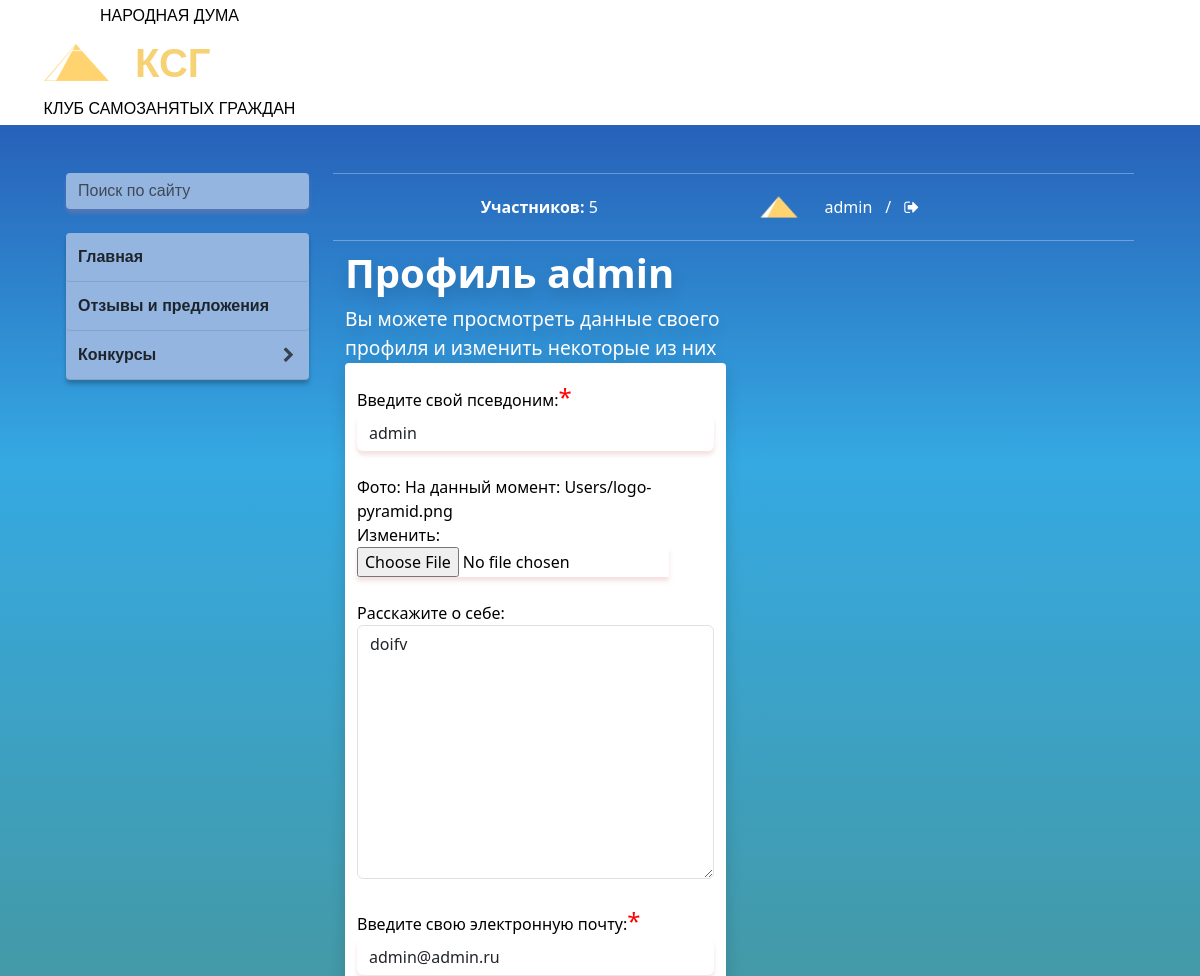
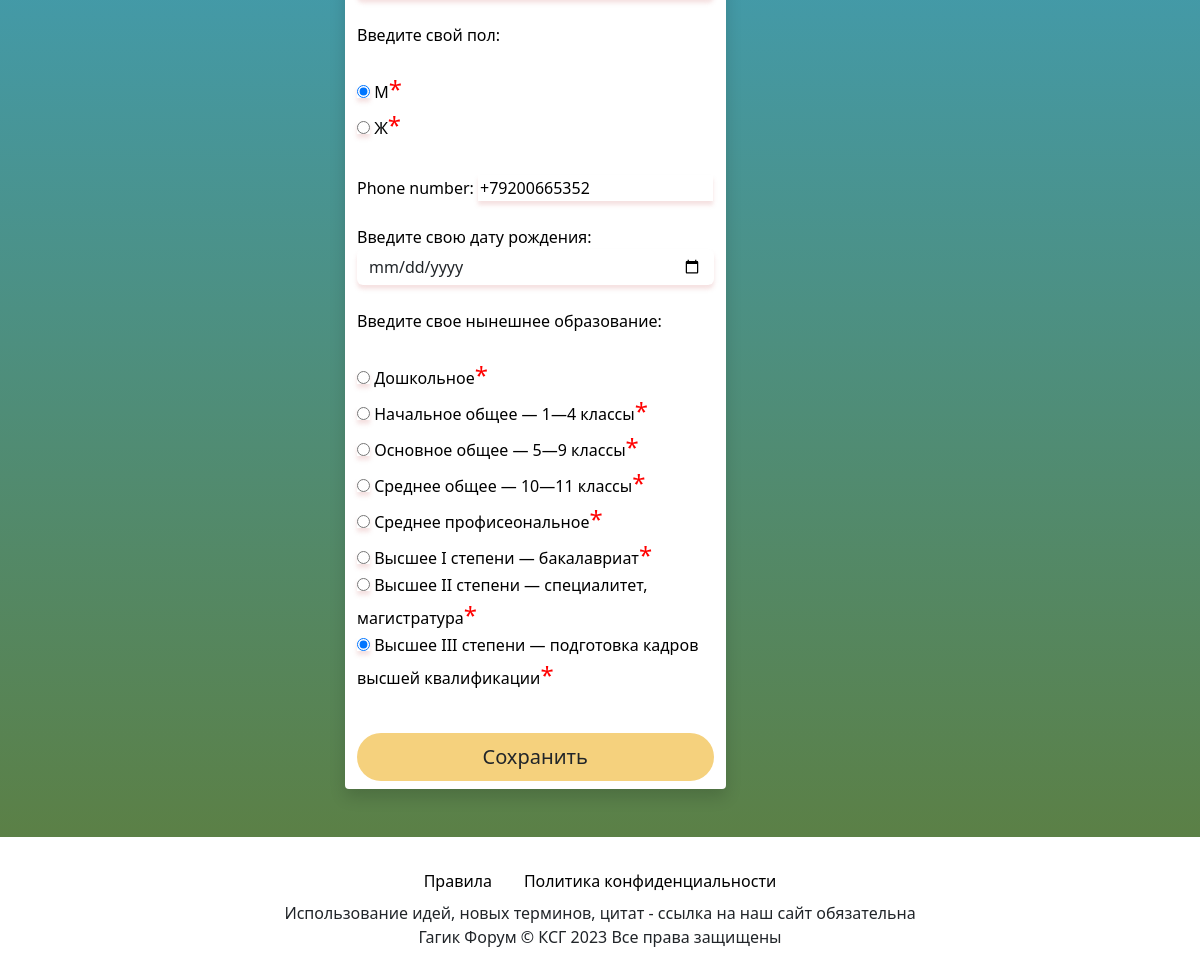
/profile (signed in), run on the app's committed database (2 pictures, top to bottom).
### main/models.py (models this page shows)
class User(AbstractUser):
    image = models.ImageField(upload_to="Users", default="Users/no-image.svg", verbose_name="Фото", null=True)
    wasBorn = models.DateField(verbose_name="Дата рождения", null=True)
    my_story = models.TextField(verbose_name="Об авторе", null=True)
    gender = models.CharField(max_length=255, choices=GENDER_CHOICE, verbose_name="Гендер")
    education = models.CharField(max_length=255, choices=EDUCATION_CHOICE, verbose_name="Образование")
    phone_number = PhoneNumberField(verbose_name = 'Номер телефона')
    code_word = models.CharField(max_length=255, verbose_name="Кодовое слово", default=''.join(random.choices(string.ascii_uppercase + string.digits, k=4)))
    country = models.CharField(max_length=255, verbose_name="Страна", null=True)
    region = models.CharField(max_length=255, verbose_name="Область(Только для россиян)", null=True)

### main/views.py (the view)
# urls.py: path("profile", views.profile, name = "profile"),
@login_required
def profile(request):
    error = ""
    if request.method == "POST":
        form = UserForm(request.POST, request.FILES, instance=request.user)
        if form.is_valid():
            form.save()
            return redirect("index")
    else:
        form = UserForm(instance=request.user)
    return render(request, "main/profile.html", {"menu": menu, "users": users, "form": form})

### main/templates/main/profile.html (shortened to what this page needs)
{% extends "main/shablon.html" %}
{% block content %}
<div class="row justify-content-md-start justify-content-center align-items-center">
  <div class="row align-items-center text-white col-lg-6 col-12 g-2">
    <div class="row justify-content-center align-items-center text p-0 m-0">
        <h1 class="title text-shadow p-0">Профиль {{user.username}}</h1>
        <div class="text-shadow p-0" style="font-size:larger;">
        Вы можете просмотреть данные своего профиля и изменить некоторые из них
        </div>
    </div>
    <form
      method="POST"
      class="row justify-content-center align-content-around bg-white text-black shadow form g-2 p-2 m-0"
        enctype="multipart/form-data"
      >
    {{form.as_p}}
    <div class="row justify-content-center align-items-center g-2">
        <button type="submit" class="btn btn-lg btn-block button rounded-pill">
                Сохранить
        </button>
    </div>
    </form>
  </div>
</div>
{% endblock content %}

### main/templates/main/shablon.html (shortened to what this page needs)
{% load static %}
{% load compress %}
<!DOCTYPE html>
<html lang="en">
<head>
    {% compress css %}
    <link rel="stylesheet" href="{% static "main/css/index.css" %}">
    <link href='https://cdn.jsdelivr.net/npm/bootstrap@5.3.1/dist/css/bootstrap.min.css' rel='stylesheet'
 />
    {% endcompress %}
</head>
<body>
    <header class="bg-white py-1 shadowed">
        <div class="container">
            <div class="row col-lg-3 col-md-4 col justify-content-start align-items-center text-center">
                <a href="{% url "index" %}">
                <div class="col-12">НАРОДНАЯ ДУМА</div>
                <div class="row justify-content-center align-items-center">
                    <img src="{% static "main/img/logo-pyramid.png" %}" class="col-4">
                    <div class="col-4 logo">КСГ</div>
                </div>
                <div class="col-12">КЛУБ САМОЗАНЯТЫХ ГРАЖДАН</div>
            </a>
            </div>
        </div>
    </header>
    {% if request.path == "/" %}
        <div class="content picture g-2">
    {% else %}
        <div class="content g-2">
    {% endif %}
        <div class="container-md container-fluid justify-content-between align-items-center p-md-5 p-0">
            <div class="row justify-content-between align-items-start">
                <div
                    class="row col-lg-3 col-md-4 d-md-flex d-none justify-content-center align-items-center left-column">
                    <form class="p-0 m-0" method="POST">
                        <input class="form-control bg-transparent" type="text" placeholder="Поиск по сайту">
                    </form>
                    <div class="row justify-content-center align-items-center items p-0 m-4 g-2">
                        {% for i in menu %}
                        <div class="row column-item m-0 p-0">
                            {% for key, value in i.items %}
                            {% if value.url == request.path %}
                            <div class="row column-item-shell open m-0 p-0">
                                {% else %}
                                <div class="row column-item-shell m-0 p-0">
                                    {% endif %}
                                    <a class="item col" href="{{value.url}}">{{key}}</a>
                                    {% if value.subclass != null %}
                                    <div class="col-2 item-point"></div>
                                </div>
                                    {% else %}
                                </div>
                                {% endif %}
                                {% endfor %}
                            </div>
                            {% endfor %}
                        </div>
                    </div>
                <div class="row col-lg-9 col-md-8 col-12 justify-content-center main p-0 m-0 g-2">
                    <div class="row justify-content-between main-header text-white text-center">
                        <div class="col align-self-center">
                            <span class="fw-bolder d-md-inline d-none">Участников:</span>
                            <span>{{users.count}}</span>
                        </div>
                        <div class="col d-flex align-items-center flex-nowrap">
                            {% if user.is_authenticated %}
                            <a class="btn btn-text text-nowrap text-white" href="{% url "profile" %}">
                                {% if user.image != "Users/no-image.svg" %}
                                <img class="col" src="/media/{{user.image}}" style="width: 40px" alt="">
                                {% endif %}
                            </a>
                            <a class="btn btn-text text-white"  style="width:fit-content" href="{% url "profile" %}">
                                <span>{{user.username}}</span>
                            </a>
                            <span>/</span>
                            <a class="btn btn-text text-nowrap text-white" href="{% url "logout" %}">
                                <div class="exit-icon"></div>
                            </a>
                            {% endif %}
                        </div>
                    </div>
                    {% block content %}{% endblock content %}
                </div>
            </div>
        </div>
</div>
        <footer class="bg-white py-3 mt-2">
            <div class="container">
                <div class="row justify-content-between">
                    <div class="col text-center">
                        <nav>
                            <ul class="nav smallsm justify-content-center">
                                <li class="nav-item">
                                    <a href="http://gagikforum.ru/rules" class="nav-link">Правила</a>
                                </li>
                                <li class="nav-item">
                                    <a href="http://gagikforum.ru/policy" class="nav-link">Политика
                                        конфиденциальности</a>
                                </li>
                            </ul>
                        </nav>
                        <div>Использование идей, новых терминов, цитат - ссылка&nbsp;на&nbsp;наш сайт&nbsp;обязательна
                        </div>
                        <div>
                            <span>Гагик Форум</span>
                            <span>©</span>
                            <span>КСГ</span>
                            <span>2023</span>
                            <span>Все права защищены</span>
                        </div>
                    </div>
                </div>
            </div>
        </footer>
</body>
</html>

### main/static/main/css/index.css (style rules this page uses)
body { margin: 0; font-weight: 400 !important; line-height: 1.5; overflow-x: hidden; }
.content { min-height: 85vh !important; background: linear-gradient(#2761b9 0%, #35a9e2 20%, #5b8046 100%); }
h1 { font-size: 2.5rem; }
a { text-decoration: none !important; color: black !important; }
input { box-shadow: 0 4px 4px rgba(216, 134, 134, 0.25); border-radius: transparent !important; border: none !important; }
form { border-radius: 0.25rem; background-color: #94b5df; }
header { box-shadow: 0 4px 4px rgba(0, 0, 0, 0.25); font-family: sans-serif !important; }
header .logo { font-weight: 600; font-size: 40px; color: #f6d275; }
.button { background-color: #f5d17d !important; }
.left-column { font-family: sans-serif !important; font-weight: 700 !important; }
.left-column .items { background-color: #94b5df; border-radius: 0.25rem; box-shadow: 0 4px 4px rgba(0, 0, 0, 0.25) !important; height: 100%; }
.column-item { border-radius: 0.25rem; min-height: 48px; border-bottom: 1px solid rgba(0, 0, 0, 0.125); opacity: 0.8; align-self: center; cursor: pointer; }
.item-point { font-family: "FontAwesome"; font-weight: 200; justify-content: center; }
.item-point::before { content: "\f054"; }
.item, .item-point { display: flex; height: 48px; align-items: center; }
.main-header { font-weight: 400; border-top: solid rgba(255, 255, 255, 0.3) 1px; border-bottom: solid rgba(255, 255, 255, 0.3) 1px; height: 68px; }
.exit-icon { font-family: "FontAwesome"; display: initial; }
.exit-icon::before { content: "\f08b"; }
.title { font-weight: bold; }
.text-shadow { text-shadow: 0 0.5rem 1rem rgba(0, 0, 0, 0.15) !important; }

### data on the page
User: image (picture), username "admin", my_story "doifv", email "admin@admin.ru", gender "☑ М ☐ Ж", phone_number "+79200665352", education "☐ Дошкольное ☐ Начальное общее — 1—4 классы ☐ Основное общее — 5—9 классы ☐ Среднее общее — 10—11 классы ☐ Среднее профисеональное ☐ Высшее I степени — бакалавриат ☐ Высшее II степени — специалите ☑ Высшее III степени — подготовк"

### other printed values
{{ key }} "Главная" "Отзывы и предложения" "Конкурсы"
{{ users.count }} "5"
